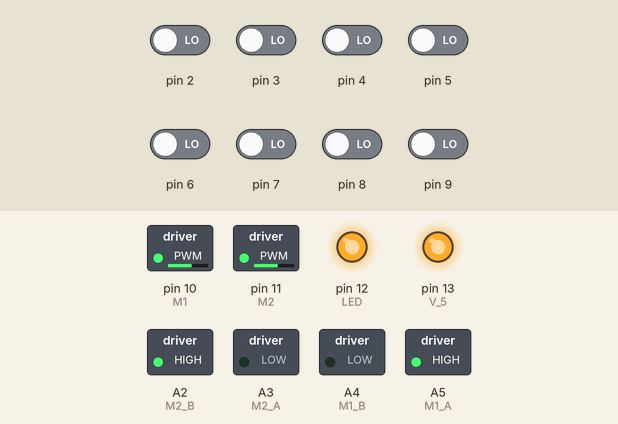
This sketch was run on a simulated Arduino Uno, built with avr-gcc and run on an emulated ATmega328P. On the bench: switched loads named in the sketch (green lamp = pin HIGH), output pins drawn as LEDs (lit = HIGH). The inputs (shaded band) are chosen by the test bench; at power-on: pin 2–9 LOW.

Above: at 1.2 s.
1.3 s: pin 2 driven HIGH and pin 3 driven HIGH and pin 4 driven HIGH and pin 5 driven HIGH and pin 6 driven HIGH
At 2.1 s:
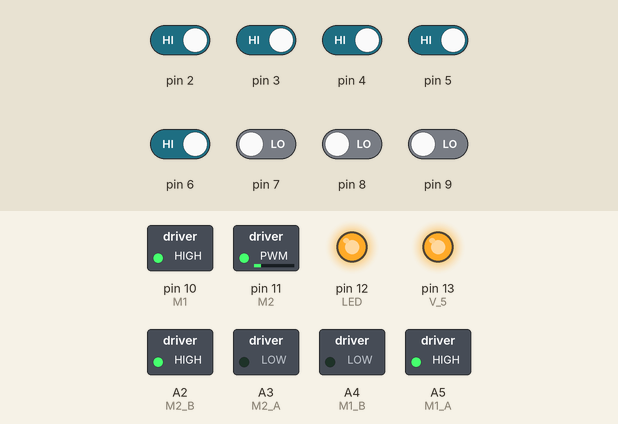
4.2 s: pin 2 driven LOW
At 5.4 s:
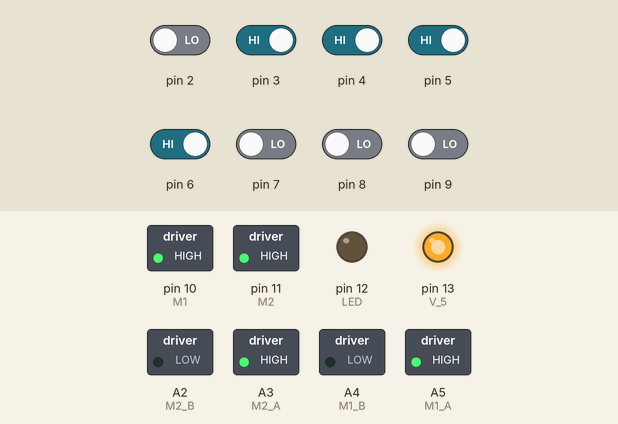
5.7 s: pin 2 driven HIGH
At 6.6 s:
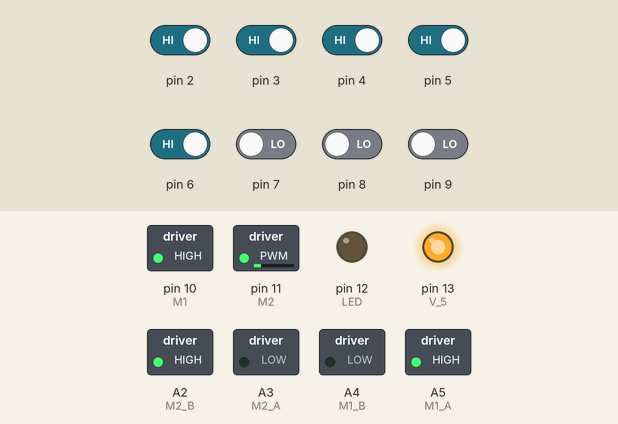
7.2 s: pin 9 driven HIGH
At 7.8 s:
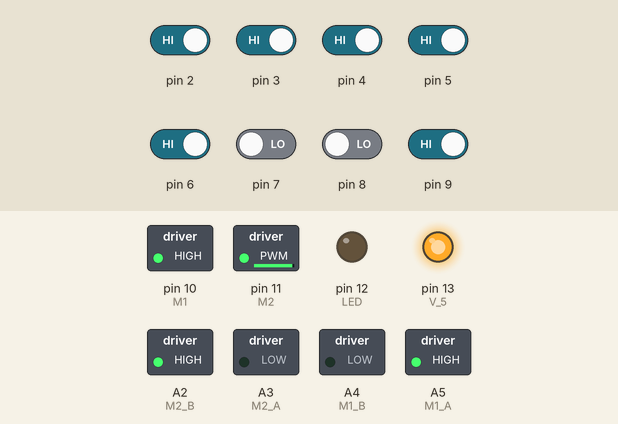
8.7 s: pin 8 driven HIGH
At 9.9 s:
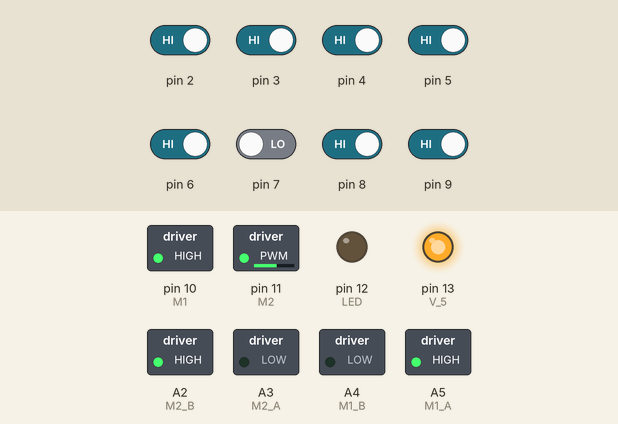
10.2 s: pin 7 driven HIGH
At 11.3 s:
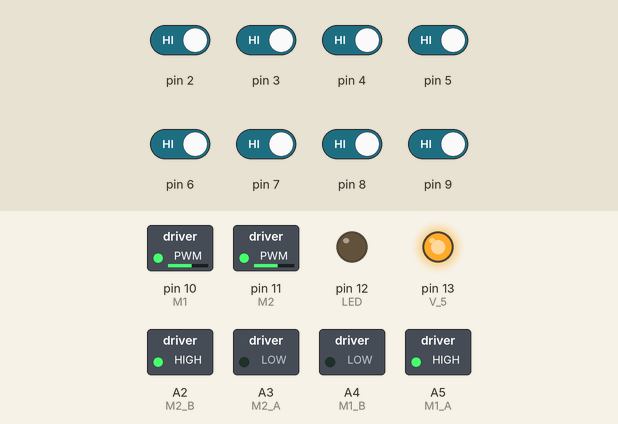
Timing chart, 0 to 12.7 s (numbered marks = the images above; inputs shaded):
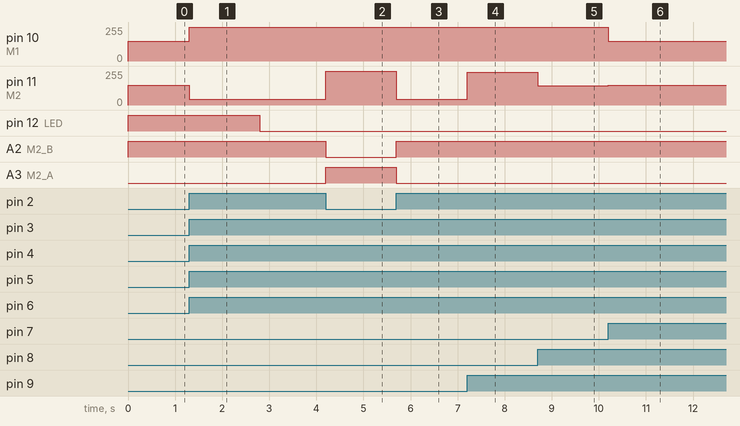

The sketch:

main_code_rev2.ino
```cpp
#define M1 10//PWM Pin for Motor1
#define M2 11//PWM Pin for Motor2
#define M1_A A5
#define M1_B A4
#define M2_A A3
#define M2_B A2
#define LED 12
#define V_5 13
#define base_speed 150
#include <MsTimer2.h>
float kp=1, kd=0.0, ki=0, M1_speed=base_speed, M2_speed=base_speed, last_error=0;//universal constants
void setup()
{
  int i=2;
  for(i=2;i<10;i++)
    {
       pinMode(i,INPUT);//Reading pin 2-9 as input
    }
   //Serial.begin(9600);//for serial I/O of sensors. Comment out after debugging
   //pin declaration
   pinMode(LED,OUTPUT);//Using Arduino LED for checkpoint alert
   pinMode(V_5,OUTPUT);
   pinMode(M1,OUTPUT);
   pinMode(M2,OUTPUT);
   pinMode(M1_A,OUTPUT);
   pinMode(M2_A,OUTPUT);
   pinMode(M1_B,OUTPUT);
   pinMode(M2_B,OUTPUT);

   //pin initialisation
   digitalWrite(LED,LOW);//set LED as OFF
   digitalWrite(V_5,HIGH);
   digitalWrite(M1_A,HIGH);
   digitalWrite(M1_B,LOW);
   digitalWrite(M2_A,LOW);
   digitalWrite(M2_B,HIGH);
}


void loop()
{
  int error=read_sensor();//read the sensor data and get the error
  //For displaying error using serial I/O
  //delay(1500);
 // Serial.println(String("Error=")+ error);
  float pid=calc_PID(error);//Calculate PID value
  run_motors(pid);//Set the motor speed using calculated PID
}

int read_sensor(void)
{
  /*analogWrite(M1,0);//Set MOTOR1 PWM
  analogWrite(M2,0);//Set MOTOR2 PWM
  delay(50);*/
  int arr[10],i,data=0b00000000,count=0,error;
  for(i=2;i<10;i++)
    {
      arr[i]=!digitalRead(i);//reading each sensor
      count+=arr[i];//Counting the number of sensors high
      data+=arr[i]<<(i-2);
    }
   if(count>5)//Treating 5+ sensor high as checkpoint reached. Using MSTimer to autoswitch off LED after 1000ms.
   {
      MsTimer2::set(1500,checkpoint); // 1000ms period
      MsTimer2::start();//Start the timer
      digitalWrite(LED,HIGH);
   }

   error=calc_error(data,count);
   return error;
}

int calc_error(int data,int count)
{
  switch(count)
  {
    case 1:
       //for 1 sensor on a line
          if(data==0b10000000)
            return -255;
          else if(data==0b01000000)
            return -180;
          else if(data==0b00100000)
            return -100;
          else if(data==0b00010000)
            return -50;
          else if(data==0b00001000)
            return 50;
          else if(data==0b00000100)
            return 100;
          else if(data==0b00000010)
            return 180;
          else if(data==0b00000001)
            return 255;
    case 2:
        //for 2 sensor on a line
        if(data==0b11000000)
          return -255;
        else if(data==0b01100000)
          return -200;
        else if(data==0b00110000)
          return -120;
        else if(data==0b00011000)
          return 0;
        else if(data==0b00001100)
          return 120;
        else if(data==0b00000110)
          return 200;
        else
          return 255;
    case 3:
        //for 3 on a line
        if(data==0b11100000)
          return -255;
        else if(data==0b01110000)
          return -150;
        else if(data==0b00111000)
          return -50;
        else if(data==0b00011100)
          return 50;
        else if(data==0b00001110)
          return 150;
        else
          return 255;
    case 4:
        if(data==0b11110000)
          return -255;
        else if(data==0b01111000)
          return -80;
        else if(data==0b00111100)
          return 0;
        else if(data==0b00011110)
          return 80;
        else
          return 255;
    case 5:
         if(data==0b11111000)
          return -255;
         else if (data==0b01111100)
          return -50;
         else if (data==0b00111110)
          return 50;
         else
          return 255;
   default:
          return 0;
  }
}
float calc_PID(int ERR)
{
  float error=float(ERR);
  float pid=kp*error+kd*(error-last_error)+ki*(error+last_error);//PID algorithm
  /*Experimental block to increase speed at straight paths. Comment out if it proves to be unstable*/
  /*if(last_error==0 && error==0)
  {
    M1_speed+=2;
    M2_speed+=2;
  }
  else
  {
    M1_speed=base_speed;
    M2_speed=base_speed;
  }*/
  last_error=error;
  //Serial.println(String("PID = ")+pid);
  return pid;
}
void run_motors(float PID)
{
  if(PID>0)
    PID+=base_speed;
  else if(PID<0)
    PID-=base_speed;
  else PID=PID;
  float motor1=M1_speed+PID;//speed of Motor1
  float motor2=M2_speed-PID;//Speed of Motor2

  if(motor1>255)//For correcting MAX PWM
    motor1=255;

  if(motor1<-255)//For correcting MIN PWM
    motor1=-255;

  if(motor2>255)//For correcting MAX PWM
    motor1=255;

  if(motor2<-255)//For correcting MIN PWM
    motor1=-255;
  //Serial.println(String("Motor1=")+motor1+String(", Motor2=")+motor2); // For debugging. Comment out during actual operation.
  //delay(500);
  runM1(motor1);//Set MOTOR1 PWM with Direction
  runM2(motor2);//Set MOTOR2 PWM with Direction
  /*delay(500);
  Serial.println(String("PID=")+ PID);
  Serial.println(String("Motor1=")+ motor1);
  Serial.println(String("char Motor1=")+ (int)motor1);
  Serial.println(String("Motor2=")+ motor2);
  Serial.println(String("char Motor2=")+ (int)motor2);*/

}
void checkpoint()//To be called when a checkpoint is reached.
{
  digitalWrite(LED,LOW);
  MsTimer2::stop();
}
void runM1(float val)
{
  if (val>0)
  {
    digitalWrite(M1_A,HIGH);
    digitalWrite(M1_B,LOW);
  }
  else
  {
    val=-val;
    digitalWrite(M1_A,LOW);
    digitalWrite(M1_B,HIGH);
  }
  analogWrite(M1,int(val));
}

void runM2(float val)
{
  if (val>0)
  {
    digitalWrite(M2_A,LOW);
    digitalWrite(M2_B,HIGH);
  }
  else
  {
    val=-val;
    digitalWrite(M2_A,HIGH);
    digitalWrite(M2_B,LOW);
  }
  analogWrite(M2,int(val));
}
```

Measured:
- after the input at 1.3 s, pin 10 (M1): 150/255 → 255/255 at once; pin 11 (M2): 150/255 → 43/255 at once; pin 12 (LED): HIGH → LOW after 1.5 s
- after the input at 4.2 s, pin 11 (M2): 43/255 → 255/255 at once; A2 (M2_B): HIGH → LOW at once; A3 (M2_A): LOW → HIGH at once
- after the input at 5.7 s, pin 11 (M2): 255/255 → 43/255 at once; A2 (M2_B): LOW → HIGH at once; A3 (M2_A): HIGH → LOW at once
- after the input at 7.2 s, pin 11 (M2): 43/255 → 244/255 at once
- after the input at 8.7 s, pin 11 (M2): 244/255 → 144/255 at once
- after the input at 10.2 s, pin 10 (M1): 255/255 → 150/255 at once; pin 11 (M2): 144/255 → 150/255 at once
